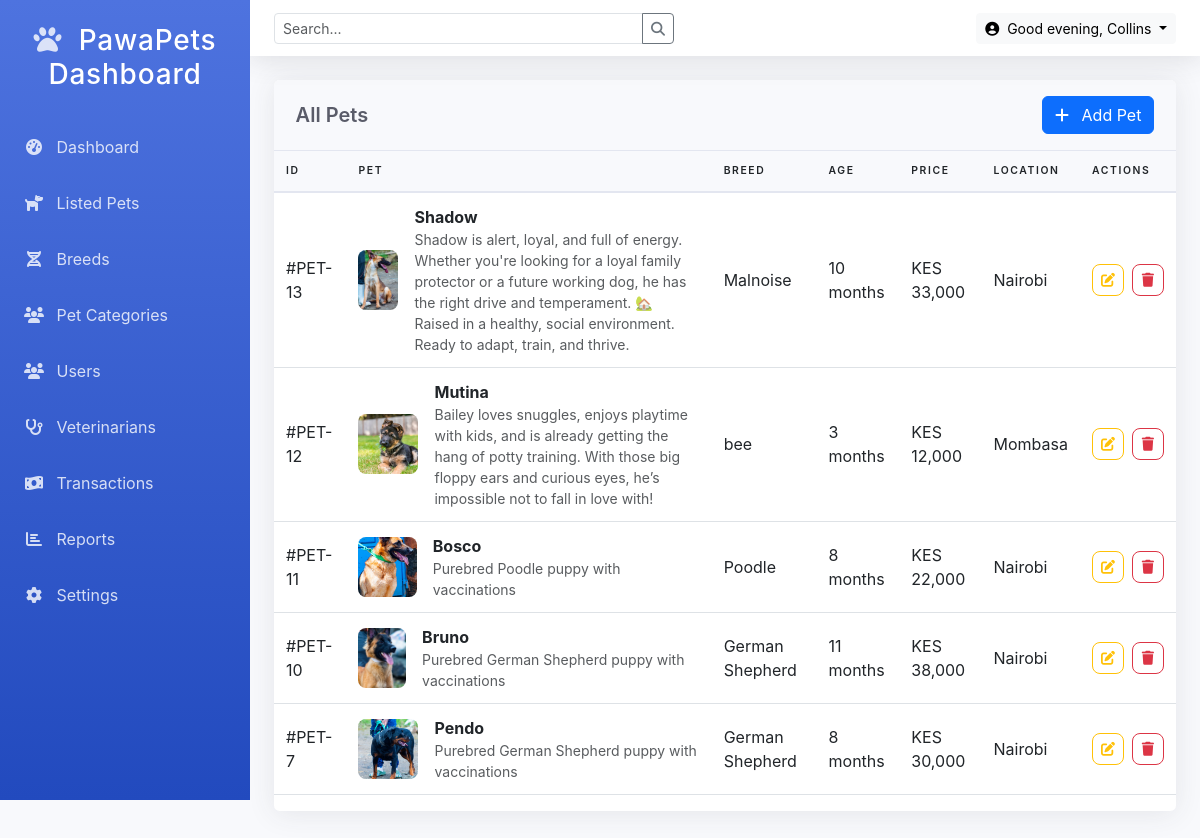
/Admin/listed-pets.php (signed in), run on the app's committed database.
### tables this page shows
CREATE TABLE `puppy_listing` (
  `puppy_id` int(11) NOT NULL,
  `category_id` int(11) NOT NULL,
  `breed_id` int(11) NOT NULL,
  `puppy_name` varchar(100) NOT NULL,
  `puppy_age` int(11) NOT NULL,
  `puppy_location` varchar(100) NOT NULL,
  `price` decimal(10,2) NOT NULL,
  `puppy_desc` varchar(255) NOT NULL,
  `created_at` timestamp NOT NULL DEFAULT current_timestamp()
);

CREATE TABLE `puppy_breed` (
  `breed_id` int(11) NOT NULL,
  `breed_name` varchar(100) NOT NULL
);

### Admin/functions/functions.php (called while the page is built, shortened)
<?php
function searchPets($search_query = null, $age = null, $location = null) {
    global $con;
    $query = "
        SELECT p.*, b.breed_name,
               GROUP_CONCAT(i.image_url) AS images
        FROM puppy_listing p
        LEFT JOIN puppy_breed b ON p.breed_id = b.breed_id
        LEFT JOIN pet_images i ON p.puppy_id = i.puppy_id
        WHERE 1=1";
    $query .= " GROUP BY p.puppy_id ORDER BY p.puppy_id DESC";
    $stmt = $con->prepare($query);
    $stmt->execute();
    return $stmt->get_result();
}
?>

### Admin/listed-pets.php (the view, shortened to what this page needs)
<?php
include('../Includes/conn.php');
include('functions/functions.php');
$search = $_GET['search'] ?? null;
$location = $_GET['location'] ?? null;
$age = $_GET['age'] ?? null;
$pets = searchPets($search, $age, $location);
?>
<!DOCTYPE html>
<html lang="en">
<head>
    <link href="https://cdn.jsdelivr.net/npm/bootstrap@5.3.0/dist/css/bootstrap.min.css" rel="stylesheet">
    <link rel="stylesheet" href="https://cdnjs.cloudflare.com/ajax/libs/font-awesome/6.4.0/css/all.min.css">
</head>
<body>
    <div class="admin-container">
        <?php
         include("components/sidebar.php");
         include("components/adminHeader.php");
        ?>
        <main class="admin-main">
            <div class="admin-card">
                <div class="card-header">
                    <h5 class="mb-0">All Pets</h5>
                    <button class="btn btn-primary" data-bs-toggle="modal" data-bs-target="#addPetModal">
                        <i class="fas fa-plus me-2"></i> Add Pet
                    </button>
                </div>
                <div class="table-responsive">
                    <table class="admin-table table table-sm">
                        <thead>
                            <tr>
                                <th>ID</th>
                                <th>Pet</th>
                                <th>Breed</th>
                                <th>Age</th>
                                <th>Price</th>
                                <th>Location</th>
                                <th>Actions</th>
                            </tr>
                        </thead>
                        <tbody>
                            <?php while($pet = $pets->fetch_assoc()):
                                $images = explode(',', $pet['images']);
                            ?>
                            <tr>
                                <td>#PET-<?= $pet['puppy_id'] ?></td>
                                <td>
                                    <div class="d-flex align-items-center">
                                        <?php if(!empty($images[0])): ?>
                                            <img src="<?= $images[0] ?>" class="pet-image-thumb me-3">
                                        <?php endif; ?>
                                        <div>
                                            <strong><?= htmlspecialchars($pet['puppy_name']) ?></strong>
                                            <div class="text-muted small"><?= $pet['puppy_desc'] ?></div>
                                        </div>
                                    </div>
                                </td>
                                <td><?= $pet['breed_name'] ?></td>
                                <td><?= $pet['puppy_age'] ?> months</td>
                                <td>KES <?= number_format($pet['price']) ?></td>
                                <td><?= $pet['puppy_location'] ?></td>
                                <td>
                                <div class="d-flex gap-2">
        <button class="btn btn-sm btn-outline-warning action-btn edit-btn"
                data-bs-toggle="modal" data-bs-target="#editPetModal"
                data-pet-id="<?= $pet['puppy_id'] ?>"
                data-pet-name="<?= htmlspecialchars($pet['puppy_name']) ?>"
                data-category-id="<?= $pet['category_id'] ?>"
                data-breed-id="<?= $pet['breed_id'] ?>"
                data-age="<?= $pet['puppy_age'] ?>"
                data-price="<?= $pet['price'] ?>"
                data-location="<?= htmlspecialchars($pet['puppy_location']) ?>"
                data-description="<?= htmlspecialchars($pet['puppy_desc']) ?>">
            <i class="fas fa-edit"></i>
        </button>
        <button class="btn btn-sm btn-outline-danger action-btn delete-btn"
                data-bs-toggle="modal" data-bs-target="#deleteModal"
                data-pet-id="<?= $pet['puppy_id'] ?>">
            <i class="fas fa-trash"></i>
        </button>
    </div>
                                </td>
                            </tr>
                            <?php endwhile; ?>
                        </tbody>
                    </table>
                </div>
            </div>
        </main>
    </div>
</body>
</html>

### Admin/listed-pets.php (style rules this page uses)
:root { --primary-color: #4e73df; --primary-hover: #2e59d9; --secondary-color: #858796; --success-color: #1cc88a; --info-color: #36b9cc; --warning-color: #f6c23e; --danger-color: #e74a3b; --light-color: #f8f9fc; --dark-color: #5a5c69; }
body { font-family: 'Nunito', -apple-system, BlinkMacSystemFont, 'Segoe UI', Roboto, 'Helvetica Neue', Arial, sans-serif; background-color: #f8f9fc; overflow-x: hidden; }
.admin-container { display: flex; min-height: 100vh; }
.admin-main { flex: 1; padding: 1.5rem; margin-top: 56px; margin-left: 250px; min-height: calc(100vh - 56px); }
.admin-card { background-color: white; border-radius: 0.35rem; box-shadow: 0 0.15rem 1.75rem 0 rgba(58, 59, 69, 0.1); margin-bottom: 1.5rem; }
.card-header { padding: 1rem 1.35rem; background-color: #f8f9fc; border-bottom: 1px solid #e3e6f0; display: flex; align-items: center; justify-content: space-between; border-radius: 0.35rem 0.35rem 0 0 !important; }
.card-header h5 { margin: 0; font-weight: 600; color: var(--dark-color); }
.admin-table { width: 100%; margin-bottom: 1rem; color: var(--dark-color); }
.admin-table thead th { vertical-align: bottom; border-bottom: 2px solid #e3e6f0; padding: 0.75rem; background-color: #f8f9fc; font-weight: 600; text-transform: uppercase; font-size: 0.65rem; letter-spacing: 0.1rem; }
.admin-table tbody td { padding: 0.75rem; vertical-align: middle; border-top: 1px solid #e3e6f0; }
.pet-image-thumb { width: 60px; height: 60px; object-fit: cover; border-radius: 8px; }
.action-btn { width: 32px; height: 32px; display: inline-flex; align-items: center; justify-content: center; border-radius: 8px; }

### data on the page
puppy_listing: puppy_id "13", shows a picture, puppy_name "Shadow", puppy_desc "Shadow is alert, loyal, and full of energy. Whether you're looking for a loyal family protector or a future working dog, he has the right drive and temperament. 🏡 Raised in a healthy, social environment. Ready to adapt, train, and thrive.", breed.breed_name "Malnoise", puppy_age "10", price "33,000", puppy_location "Nairobi"
puppy_listing: puppy_id "12", shows a picture, puppy_name "Mutina", puppy_desc "Bailey loves snuggles, enjoys playtime with kids, and is already getting the hang of potty training. With those big floppy ears and curious eyes, he’s impossible not to fall in love with!", breed.breed_name "bee", puppy_age "3", price "12,000", puppy_location "Mombasa"
puppy_listing: puppy_id "11", shows a picture, puppy_name "Bosco", puppy_desc "Purebred Poodle puppy with vaccinations", breed.breed_name "Poodle", puppy_age "8", price "22,000", puppy_location "Nairobi"
puppy_listing: puppy_id "10", shows a picture, puppy_name "Bruno", puppy_desc "Purebred German Shepherd puppy with vaccinations", breed.breed_name "German Shepherd", puppy_age "11", price "38,000", puppy_location "Nairobi"
puppy_listing: puppy_id "7", shows a picture, puppy_name "Pendo", puppy_desc "Purebred German Shepherd puppy with vaccinations", breed.breed_name "German Shepherd", puppy_age "8", price "30,000", puppy_location "Nairobi"
